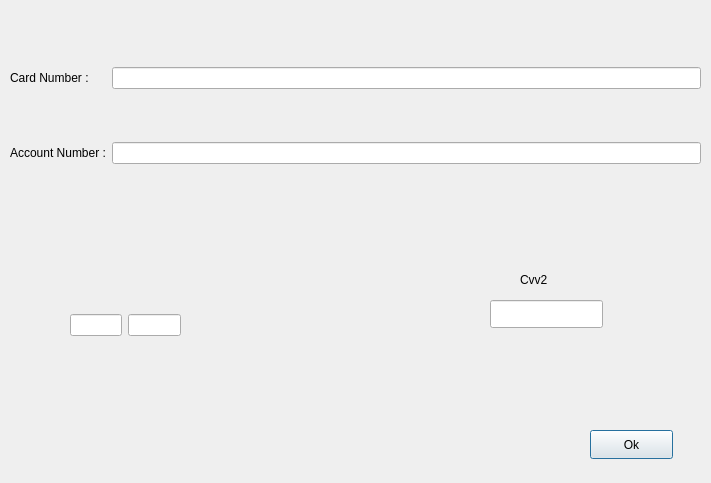
<?xml version="1.0" encoding="UTF-8"?>
<ui version="4.0">
 <class>CardU</class>
 <widget class="QDialog" name="CardU">
  <property name="geometry">
   <rect>
    <x>0</x>
    <y>0</y>
    <width>711</width>
    <height>483</height>
   </rect>
  </property>
  <property name="windowTitle">
   <string>Dialog</string>
  </property>
  <widget class="QLabel" name="label_2">
   <property name="geometry">
    <rect>
     <x>520</x>
     <y>270</y>
     <width>63</width>
     <height>20</height>
    </rect>
   </property>
   <property name="text">
    <string>Cvv2</string>
   </property>
  </widget>
  <widget class="QLineEdit" name="cvv">
   <property name="geometry">
    <rect>
     <x>490</x>
     <y>300</y>
     <width>113</width>
     <height>28</height>
    </rect>
   </property>
  </widget>
  <widget class="QWidget" name="horizontalLayoutWidget">
   <property name="geometry">
    <rect>
     <x>70</x>
     <y>310</y>
     <width>111</width>
     <height>31</height>
    </rect>
   </property>
   <layout class="QHBoxLayout" name="horizontalLayout">
    <item>
     <widget class="QLineEdit" name="year"/>
    </item>
    <item>
     <widget class="QLineEdit" name="month"/>
    </item>
   </layout>
  </widget>
  <widget class="QWidget" name="gridLayoutWidget">
   <property name="geometry">
    <rect>
     <x>10</x>
     <y>20</y>
     <width>691</width>
     <height>191</height>
    </rect>
   </property>
   <layout class="QGridLayout" name="gridLayout">
    <item row="1" column="0">
     <widget class="QLabel" name="label_3">
      <property name="text">
       <string>Account Number :</string>
      </property>
     </widget>
    </item>
    <item row="0" column="0">
     <widget class="QLabel" name="label">
      <property name="text">
       <string>Card Number :</string>
      </property>
     </widget>
    </item>
    <item row="0" column="1">
     <widget class="QLineEdit" name="cardNum"/>
    </item>
    <item row="1" column="1">
     <widget class="QLineEdit" name="accNum"/>
    </item>
   </layout>
  </widget>
  <widget class="QPushButton" name="ok">
   <property name="geometry">
    <rect>
     <x>590</x>
     <y>430</y>
     <width>83</width>
     <height>29</height>
    </rect>
   </property>
   <property name="text">
    <string>Ok</string>
   </property>
  </widget>
 </widget>
 <resources/>
 <connections/>
</ui>
